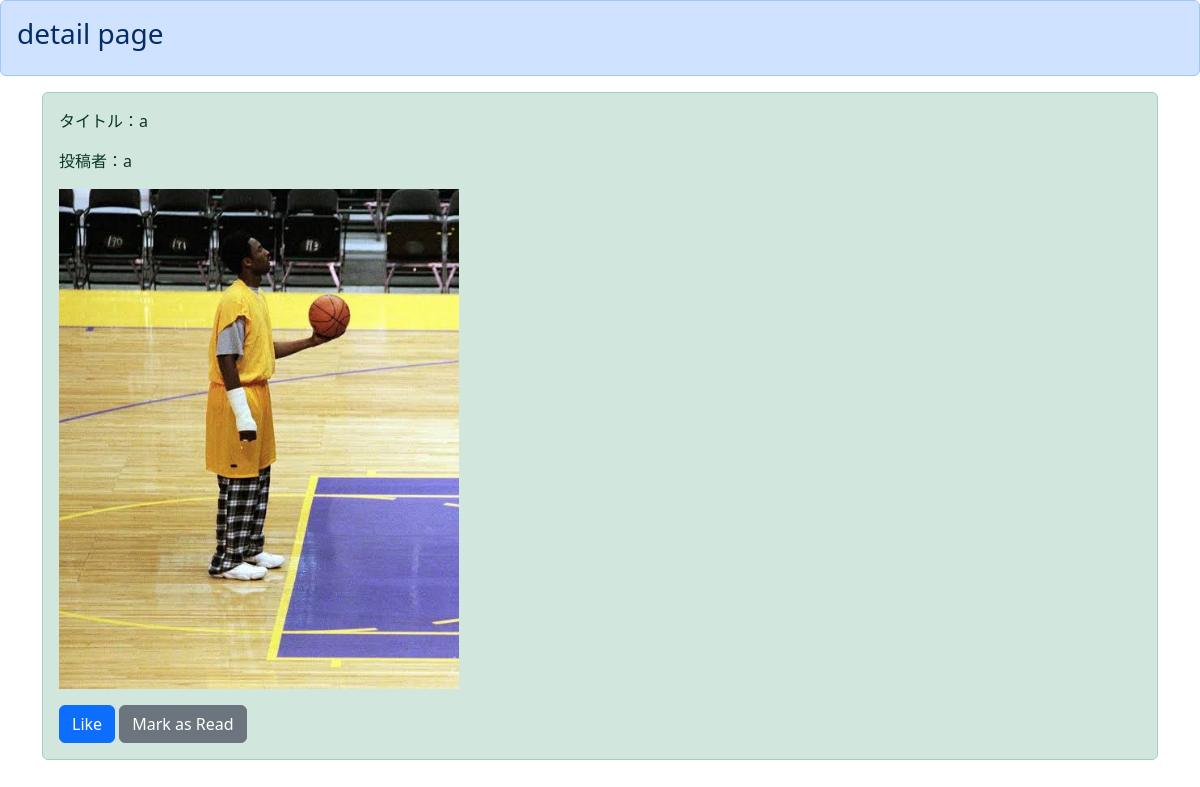
The app's page /detail/4 (signed in) with its own data.
### snsapp/models.py (models this page shows)
class SnsModel(models.Model):
    title = models.CharField(max_length=100)
    content = models.TextField()
    author = models.CharField(max_length=50)
    snsimages = models.ImageField(upload_to='')
    like = models.IntegerField(null=True, blank=True, default=0)
    read = models.IntegerField(null=True, blank=True, default=0)
    readtext = models.TextField(null=True, blank=True, default='a')

### snsapp/views.py (the view)
# urls.py: path('detail/<int:pk>', detailfunc, name='detail'),
def detailfunc(request, pk):
    object = get_object_or_404(SnsModel, pk=pk)
    return render(request, 'detail.html', {'object':object})

### templates/detail.html
{% extends 'base.html' %}
{% block header %}
<div class="alert alert-primary" role="alert">
    <h3>detail page</h3>
</div>
{% endblock header %}
{% block content %}
{% if user.is_authenticated %}
<div class="container">
    <div class="alert alert-success" role="alert">
        <p>タイトル：{{ object.title}}</p>
        <p>投稿者：{{ object.author }}</p>
        <p><img src="{{ object.snsimages.url }}" width="400" ></p>
        <a href="{% url 'like' object.pk %}" class="btn btn-primary" role="button" aria-pressed="true">Like</a>
        <a href="{% url 'read' object.pk %}" class="btn btn-secondary" role="button" aria-pressed="true">Mark as Read</a>
    </div>
</div>
{% else %}
<p>
    Please Login
</p>
<a href='/login/' class="btn btn-primary" role="button" aria-pressed="true">Login page</a>
{% endif %}
{% endblock content %}

### records on screen
SnsModel: title "a", author "a", snsimages (picture)
